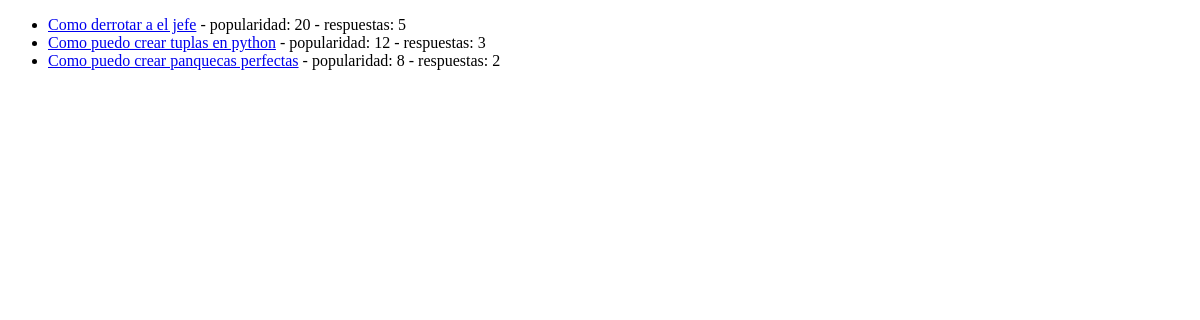
The page /preguntas/ on the database as committed earlier.
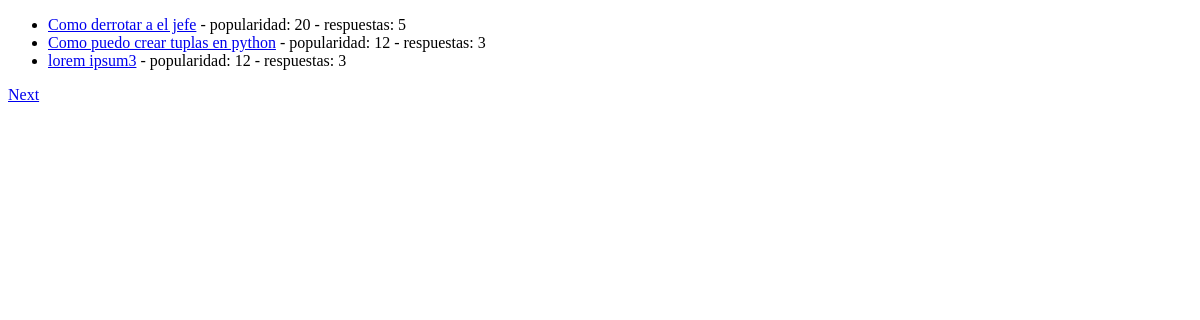
The same page on the database as committed later.
### askme/models.py (models this page shows, shortened)
class Pregunta(models.Model):
	asunto = models.CharField(max_length=150)
	descripcion = models.TextField()
	fecha_pub = models.DateTimeField(auto_now_add=True)
	popularidad = models.IntegerField(default=0)
	respuestas = models.IntegerField(default=0)
	categoria = models.ForeignKey(Categoria)
	usuario = models.ForeignKey(User)

### askme/views.py (the view)
class PreguntaListView(ListView):
	context_object_name = 'lista_de_preguntas'
	template_name = 'lista_preguntas.html'
	paginate_by = 3
	def get_queryset(self):
		return Pregunta.objects.order_by('-popularidad')

### askme/templates/lista_preguntas.html (shortened to what this page needs)
<!DOCTYPE html>
<html lang="en">
<head>
</head>
<body>
	{% if lista_de_preguntas %}
		<ul>
			{% for pregunta in lista_de_preguntas %}
				<li><a href="{% url 'preguntas:detalle' pregunta.id %}"> {{ pregunta.asunto }}</a> - popularidad: {{ pregunta.popularidad }} - respuestas: {{ pregunta.respuestas }}</li>
			{% endfor %}
		</ul>
		{% if is_paginated %}
			<p>
				{% if page_obj.has_next %}
					<a href="?page={{ page_obj.next_page_number }}">Next</a>
				{% endif %}
			</p>
		{% endif %}
	{% else %}
		<p>No hay preguntas disponibles.</p>
	{% endif %}
</body>
</html>

Rows that differ between the two databases and show on the page:
no longer on this page (row unchanged): Pregunta: asunto "Como puedo crear panquecas perfectas", popularidad "8", respuestas "2"
added Pregunta: asunto "lorem ipsum3", popularidad "12", respuestas "3"
Other text that changed with them:
text now shown: "Next"
